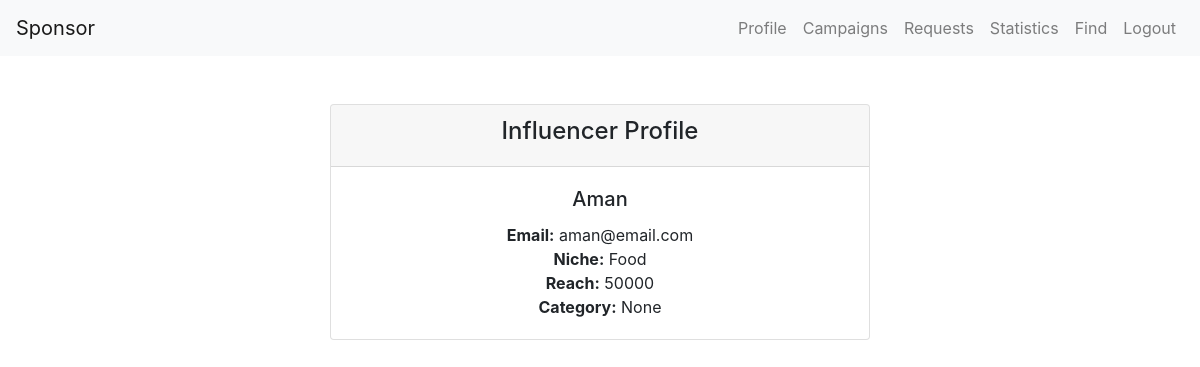
The page /sponsor_dashboard (signed in) on the database its author committed.
### app.py (models this page shows, shortened)
class User(db.Model, UserMixin):
    id = db.Column(db.Integer, primary_key=True, autoincrement=True)
    username = db.Column(db.String(25), unique=True, nullable=False)
    email = db.Column(db.String(50), unique=True, nullable=False)
    _password = db.Column(db.String(128), nullable=False)
    role = db.Column(db.String(25))
    industry = db.Column(db.String(20),nullable=True)
    budgets = db.Column(db.Integer)
    category = db.Column(db.String(20),nullable=True)
    niche = db.Column(db.String(20),nullable=True)
    reach = db.Column(db.String(20),nullable=True)
    blocked = db.Column(db.Boolean, default=False)
    sponsor_campaigns = db.relationship('Campaign', foreign_keys='Campaign.sponsor_id', back_populates='sponsor')
    influencer_campaigns = db.relationship('Campaign', foreign_keys='Campaign.influencer_id', back_populates='influencer')
    @property
    def password(self):
        raise AttributeError('password is not a readable attribute')

### app.py (the view)
@app.route('/sponsor_dashboard')
@login_required
def sponsor_dashboard():
    user = current_user
    if current_user.role != 'sponsor' or current_user.blocked:
        flash('You do not have permission to access this page as you are blocked.', 'danger')
        return redirect(url_for('home'))
    sponsor = User.query.filter(User.role == user.role).first()
    return render_template('spon_dash.html', sponsor = sponsor)

### app.py (called while the page is built)
@login_manager.user_loader
def load_user(user_id):
    return User.query.get(int(user_id))

### templates/spon_dash.html (shortened to what this page needs)
<!DOCTYPE html>
<html lang="en">
<head>
    <link href="https://stackpath.bootstrapcdn.com/bootstrap/4.5.2/css/bootstrap.min.css" rel="stylesheet">
</head>
<body>
    <nav class="navbar navbar-expand-lg navbar-light bg-light">
        <a class="navbar-brand" href="/sponsor_dashboard">Sponsor</a>
        <div class="collapse navbar-collapse" id="navbarNav">
            <ul class="navbar-nav ml-auto">
                <li class="nav-item">
                    <a class="nav-link" href="/sponsor_dashboard">Profile</a>
                </li>
                <li class="nav-item">
                    <a class="nav-link" href='/spon_camp_list'>Campaigns</a>
                </li>
                <li class="nav-item">
                    <a class="nav-link" href="/sponsor_requests">Requests</a>
                </li>
                <li class="nav-item">
                    <a class="nav-link" href="/spon_stats">Statistics</a>
                </li>
                <li class="nav-item">
                    <a class="nav-link" href='/sponsor_find_dashboard'>Find</a>
                </li>
                <li class="nav-item">
                    <a class="nav-link" href="{{ url_for('logout') }}">Logout</a>
                </li>
            </ul>
        </div>
    </nav>
    <div class="container mt-5">
        <div class="row justify-content-center">
            <div class="col-md-6">
                <div class="card">
                    <div class="card-header text-center">
                        <h4>Influencer Profile</h4>
                    </div>
                    <div class="card-body text-center">
                        <h5 class="card-title">{{ sponsor.username|capitalize }}</h5>
                        <p class="card-text">
                            <strong>Email:</strong> {{ sponsor.email }} <br>
                            <strong>Niche:</strong> {{ sponsor.industry|capitalize }} <br>
                            <strong>Reach:</strong> {{ sponsor.budgets }} <br>
                            <strong>Category:</strong> {{ sponsor.category|capitalize }}
                        </p>
                    </div>
                </div>
            </div>
        </div>
    </div>
</body>
</html>

### rows shown on the page
User: username "Aman", email "aman@email.com", industry "Food", budgets "50000", category "None"
